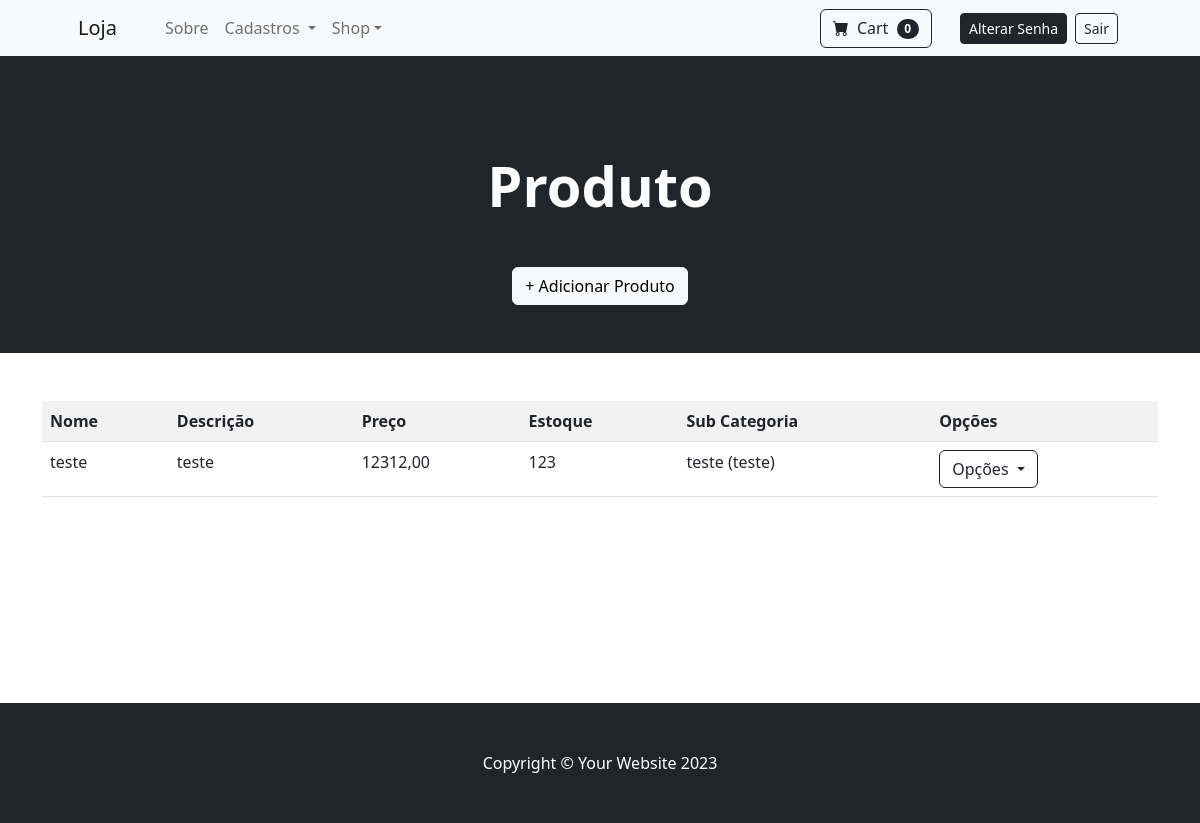
The app's page /cadastro/listar/produto/ (signed in) with its own data.
### cadastros/models.py (models this page shows, shortened)
class Produto(models.Model):
    nome = models.CharField(max_length=120)
    descricao = models.CharField(max_length=255)
    preco = models.DecimalField(max_digits=10, decimal_places=2)  # Ex: 12345678.90
    estoque = models.PositiveIntegerField()
    sub_categoria = models.ForeignKey(SubCategoria, on_delete=models.PROTECT)
    class Meta:
        ordering = ["nome"]

class SubCategoria(models.Model):
    nome = models.CharField(max_length=120)
    descricao = models.CharField(max_length=255)
    categoria = models.ForeignKey(Categoria, on_delete=models.PROTECT)
    def __str__(self):
        return f'{self.nome} ({self.categoria.nome})'
    class Meta:
        ordering = ["nome"]

class Categoria(models.Model):
    nome = models.CharField(max_length=120)
    descricao = models.CharField(max_length=255)
    class Meta:
        ordering = ["nome"]

### cadastros/views.py (the view)
# urls.py: path("listar/produto/", ProdutoList.as_view(), name="listar-produto"),
class ProdutoList(LoginRequiredMixin, ListView):
    login_url = reverse_lazy('login')
    template_name = "cadastros/listas/produto.html"
    model = Produto

### cadastros/templates/cadastros/listas/produto.html (shortened to what this page needs)
{% extends "paginasweb/modelos/index.html" %}
{% load static %}
{% block header %}
<header class="bg-dark py-5">
    <div class="container px-4 px-lg-5">
        <div class="text-center text-white">
            <h4 class="display-4 fw-bolder m-5">
                Produto
            </h4>
            {% if request.user.is_superuser %}
            <a href="{% url 'cadastrar-produto' %}" class="btn btn-light mb-0">
                + Adicionar Produto
            </a>
            {% endif %}
        </div>
    </div>
</header>
{% endblock header %}
{% block conteudo %}
<div class="outer-container">
    <div class="inner-container container mt-5 mb-5">
        <table class="table table-striped">
            <tr>
                <th>Nome</th>
                <th>Descrição</th>
                <th>Preço</th>
                <th>Estoque</th>
                <th>Sub Categoria</th>
                {% if request.user.is_superuser %}
                <th>Opções</th>
                {% endif %}
            </tr>
            {% for object in object_list %}
            <tr>
                <td>{{ object.nome }}</td>
                <td>{{ object.descricao }}</td>
                <td>{{ object.preco }}</td>
                <td>{{ object.estoque }}</td>
                <td>{{ object.sub_categoria }}</td>
                {% if request.user.is_superuser %}
                <td>
                    <div class="dropdown">
                        <button class="btn btn-outline-dark dropdown-toggle" type="button" data-bs-toggle="dropdown" aria-expanded="false">
                            Opções
                        </button>
                    </div>
                </td>
                {% endif %}
            </tr>
            {% empty %}
            <tr>
                <td colspan="3">Nenhum registro encontrado.</td>
            </tr>
            {% endfor %}
        </table>
    </div>
</div>
{% endblock conteudo %}

### cadastros/templates/cadastros/listas/produto.html (style rules this page uses)
.outer-container { min-height: calc(100vh - 450px); display: flex; flex-direction: column; }
.inner-container { flex-grow: 1; }

### records on screen
Produto: nome "teste", descricao "teste", preco "12312,00", estoque "123", sub_categoria "teste (teste)"
